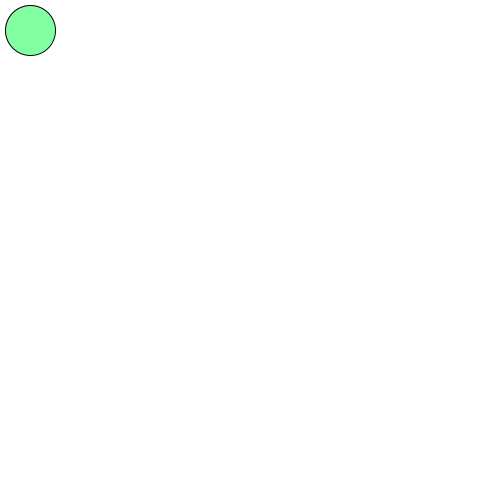
Frame 1 (no input)
Frame 60 (the mouse pressed at the canvas centre just before this capture): identical to frame 1, image omitted
Frame 120 (the mouse held since frame 60 and released just before this capture): identical to frame 1, image omitted

The Processing sketch that drew this single still picture (run headless with seeded random() and noise(); from frame 60 on, the mouse is pressed at the canvas centre):

// Processing sketch: slippery_dot
// ── slippery_dot.pde
/*** When you are done, this program will draw an ellipse 
     that jumps to new location each time you click on it.
***/
 
 // 1. Create three integer variables to represent the x, y, and the size of the ellipse
      int x = 30;
      int y = 30;
      int w = 50;
    void setup() {
      // 2. Set the size of your sketch
    size(500,500);
    }
    
    void draw() {
    
      // 3. Set the background color of your sketch
      background(255,255,255);
      // 4. Draw an ellipse using the variables created at the top of the sketch for the location and size of your ellipse. 
      //    Make sure it fits in the window. Change the variables if it does not.
    fill(130, 255, 161);
    ellipse(x,y,w,w);
    }
    
    /******** This method gets called automatically when you press the mouse ************/
    void mousePressed() {
      //5. Create an integer variable called distance
      int distance;
      //6. The getDistanceFromMouse() method below returns a number.
      //   Set the value of your distance variable to the value returned by the getDistance method
      //   You will need to pass the x and y location of your ellipse to this method.
       
      distance = getDistanceFromMouse(x,y); 
      //7.  Use an if statement to check if your distance variable is < the radius of the ellipse
      //    If it is, make a new x AND y for the ellipse, for a new random location on the window
      //    Hint: Use code like this      x = (int) random(width);
      if(distance < w){ 
       x = (int) random(width);
       y = (int) random(height);
      }
    }
    
    /********  This method gives you the number of pixels between the mouse and the x,y point ***********/
    int getDistanceFromMouse(int x, int y) {
      return (int)Math.sqrt(Math.pow((mouseX-x),2) + Math.pow((mouseY-y),2));
    }
